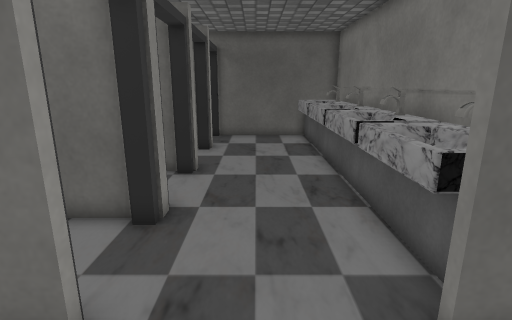
View 1 (above)

16 first-person views from a walk through a 3-D level made in the Unity game engine. The camera is 1.5 m above the floor, tilts 14° down and sees 80° across. The floor is counted in squares, 0.48 m on a side. Each view is taken from the middle of a square. On the plan, view 1 faces up. The plan holds only what a view shows up to about 20 squares ahead; the rest is blank. The player is left out. Door leaves are left out, so doorways stand open. Some surface patterns are stand-ins.

View 2
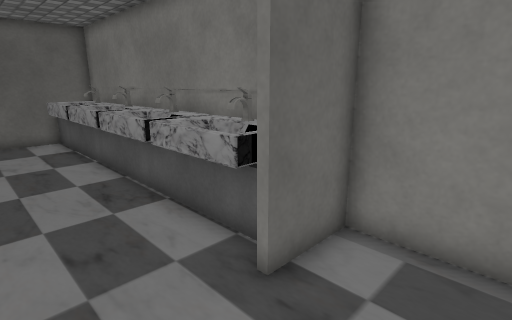

View 3
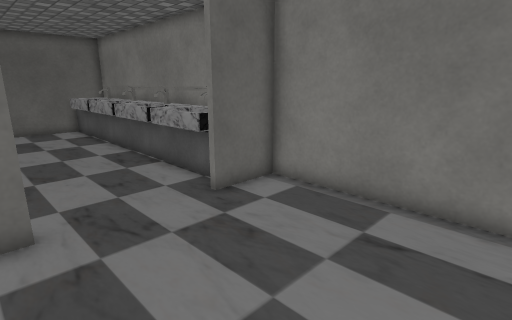

View 4
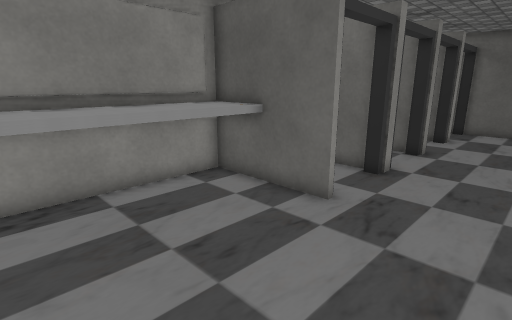

View 5
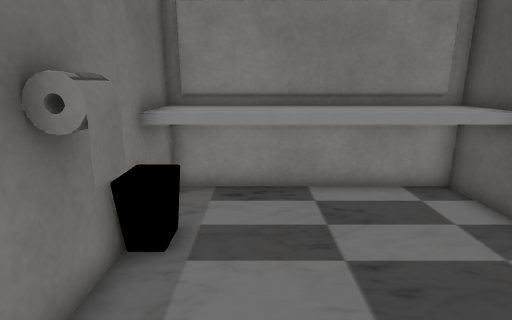

View 6
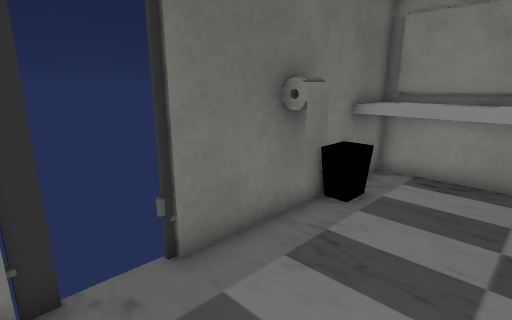

View 7
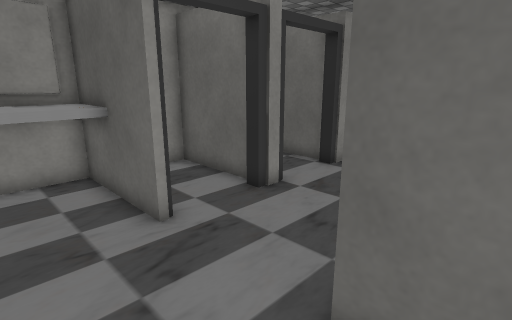

View 8
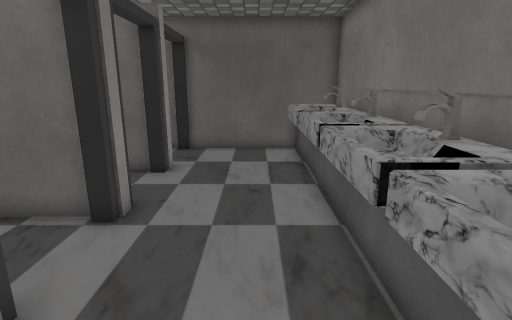

View 9
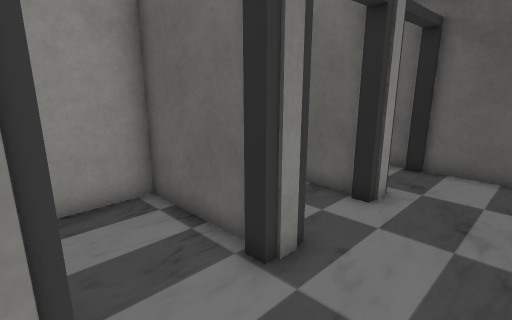

View 10
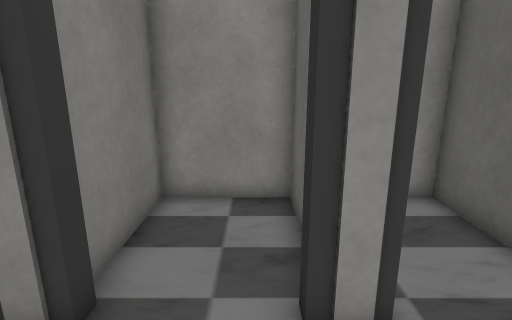

View 11
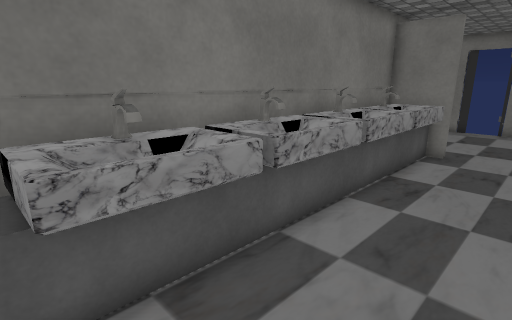

View 12
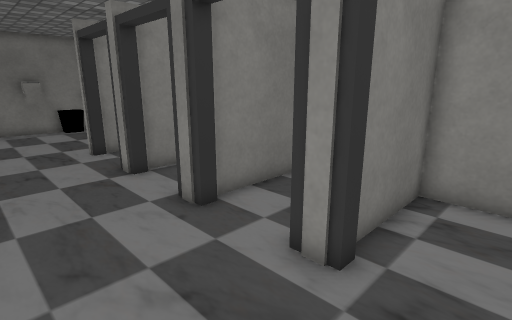

View 13
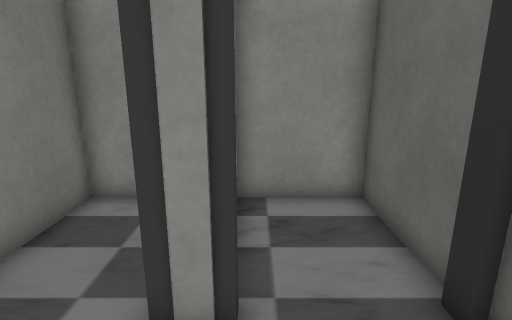

View 14
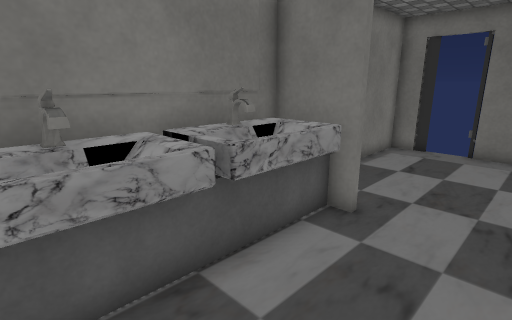

View 15
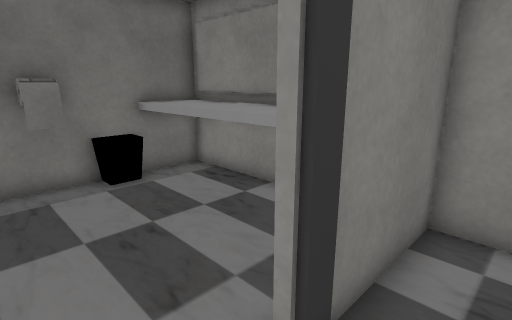

View 16
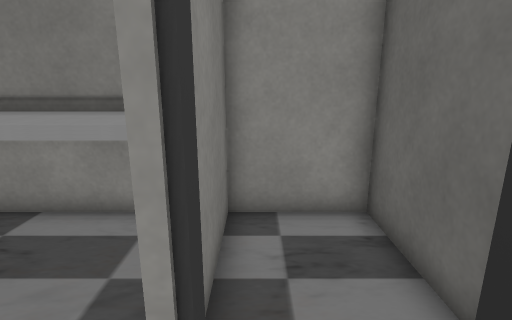

### Floor plan
Key: @ floor where view 1 was taken; # wall or solid block; . floor; D open door; ^ raised ledge; S sink; O other object.
Columns run from 7 left of view 1 to 5 right of it. Each row starts with its distance up from view 1.
 19 #############
 18 #...DD....SS#
 17 #...DD...SSS#
 16 #.. DD...SSS#
 15 ######...SSS#
 14 #...DD...SSS#
 13 #...DD...SSS#
 12 #...DD...SSS#
 11 ######...SSS#
 10 #...DD...SSS#
  9 #...DD...SSS#
  8 #...DD...SSS#
  7 ######...SSS#
  6 #...DD...SSS#
  5 #...DD...SSS#
  4 #...DD...SSS#
  3 ######...####
  2 #^^.........#
  1 #^^.........#
  0 #^^....@....#
 -1 #^^.........#
 -2 #^^.........#
 -3 #^^.........#
 -4 #^^.........#
 -5 #^^OOOO  .. #
 -6 #########DD##

Where each view was taken, in squares from view 1:
view 1: 0 up, 0 right, facing up
view 2: 0 up, 1 left, facing up-right
view 3: 4 down, 3 left, facing up-right
view 4: 4 down, 2 right, facing up-left
view 5: 3 down, 2 right, facing left
view 6: 1 down, 4 right, facing down-left
view 7: 0 up, 4 right, facing up-left
view 8: 4 up, 1 right, facing up
view 9: 7 up, 1 right, facing up-left
view 10: 14 up, 1 right, facing left
view 11: 18 up, 1 left, facing down-right
view 12: 18 up, 2 right, facing down-left
view 13: 16 up, 1 right, facing left
view 14: 10 up, 1 left, facing down-right
view 15: 5 up, 0 right, facing down-left
view 16: 4 up, 0 right, facing left
